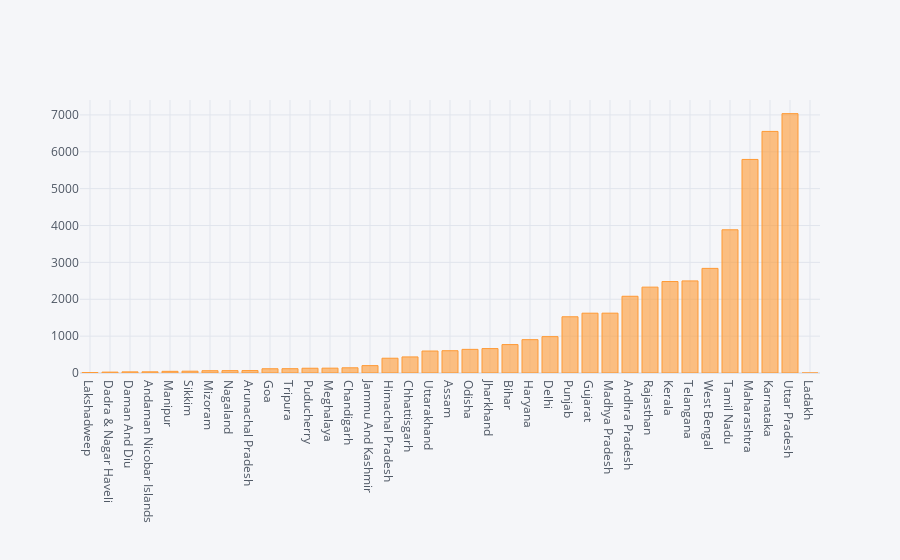

Notebook code for this chart:
### Code cell
df.iplot(kind='bar',x='States',y='Total',size=2)

### Figure 1 — Plotly figure (JSON) as saved in the notebook; plotly's stock layout.template omitted (floating-point values rounded to 4 significant figures)
{"data": [{"marker": {"color": "rgba(255, 153, 51, 0.6)", "line": {"color": "rgba(255, 153, 51, 1.0)", "width": 1}}, "name": "Total", "orientation": "v", "text": "", "type": "bar", "x": ["Lakshadweep", "Dadra & Nagar Haveli", "Daman And Diu", "Andaman Nicobar Islands", "Manipur", "Sikkim", "Mizoram", "Nagaland", "Arunachal Pradesh", "Goa", "Tripura", "Puducherry", "Meghalaya", "Chandigarh", "Jammu And Kashmir", "Himachal Pradesh", "Chhattisgarh", "Uttarakhand", "Assam", "Odisha", "Jharkhand", "Bihar", "Haryana", "Delhi", "Punjab", "Gujarat", "Madhya Pradesh", "Andhra Pradesh", "Rajasthan", "Kerala", "Telangana", "West Bengal", "Tamil Nadu", "Maharashtra", "Karnataka", "Uttar Pradesh", "Ladakh"], "y": [11, 24, 31, 32, 45, 49, 62, 64, 66, 115, 117, 129, 131, 141, 200, 401, 436, 596, 604, 641, 662, 771, 904, 986, 1525, 1622, 1623, 2081, 2329, 2481, 2498, 2838, 3884, 5793, 6553, 7035, 0]}], "layout": {"legend": {"bgcolor": "#F5F6F9", "font": {"color": "#4D5663"}}, "paper_bgcolor": "#F5F6F9", "plot_bgcolor": "#F5F6F9", "title": {"font": {"color": "#4D5663"}}, "xaxis": {"gridcolor": "#E1E5ED", "showgrid": true, "tickfont": {"color": "#4D5663"}, "title": {"font": {"color": "#4D5663"}, "text": ""}, "zerolinecolor": "#E1E5ED"}, "yaxis": {"gridcolor": "#E1E5ED", "showgrid": true, "tickfont": {"color": "#4D5663"}, "title": {"font": {"color": "#4D5663"}, "text": ""}, "zerolinecolor": "#E1E5ED"}}}
